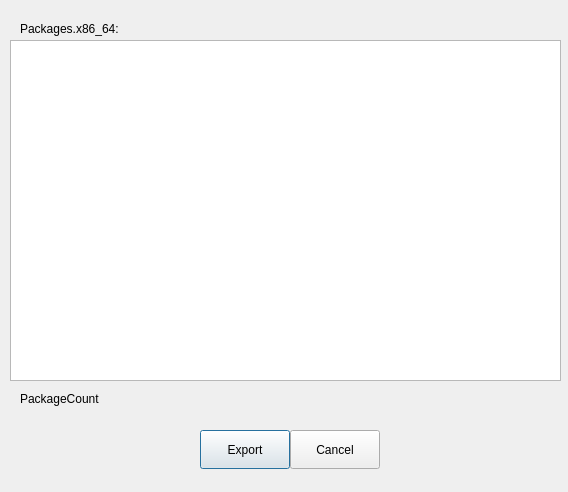
<?xml version="1.0" encoding="UTF-8"?>
<ui version="4.0">
 <class>Dialog</class>
 <widget class="QDialog" name="Dialog">
  <property name="geometry">
   <rect>
    <x>0</x>
    <y>0</y>
    <width>568</width>
    <height>492</height>
   </rect>
  </property>
  <property name="windowTitle">
   <string>Dialog</string>
  </property>
  <widget class="QListWidget" name="listWidget_local_pkg_list">
   <property name="geometry">
    <rect>
     <x>10</x>
     <y>40</y>
     <width>551</width>
     <height>341</height>
    </rect>
   </property>
  </widget>
  <widget class="QLabel" name="label_local_pkg_x86_64">
   <property name="geometry">
    <rect>
     <x>20</x>
     <y>20</y>
     <width>421</width>
     <height>17</height>
    </rect>
   </property>
   <property name="text">
    <string>Packages.x86_64:</string>
   </property>
  </widget>
  <widget class="QLabel" name="label_local_pkg_count">
   <property name="geometry">
    <rect>
     <x>20</x>
     <y>390</y>
     <width>321</width>
     <height>17</height>
    </rect>
   </property>
   <property name="text">
    <string>PackageCount</string>
   </property>
  </widget>
  <widget class="QPushButton" name="pushButton">
   <property name="geometry">
    <rect>
     <x>200</x>
     <y>430</y>
     <width>90</width>
     <height>39</height>
    </rect>
   </property>
   <property name="text">
    <string>Export</string>
   </property>
  </widget>
  <widget class="QPushButton" name="pushButton_2">
   <property name="geometry">
    <rect>
     <x>290</x>
     <y>430</y>
     <width>90</width>
     <height>39</height>
    </rect>
   </property>
   <property name="text">
    <string>Cancel</string>
   </property>
  </widget>
 </widget>
 <resources/>
 <connections/>
</ui>
